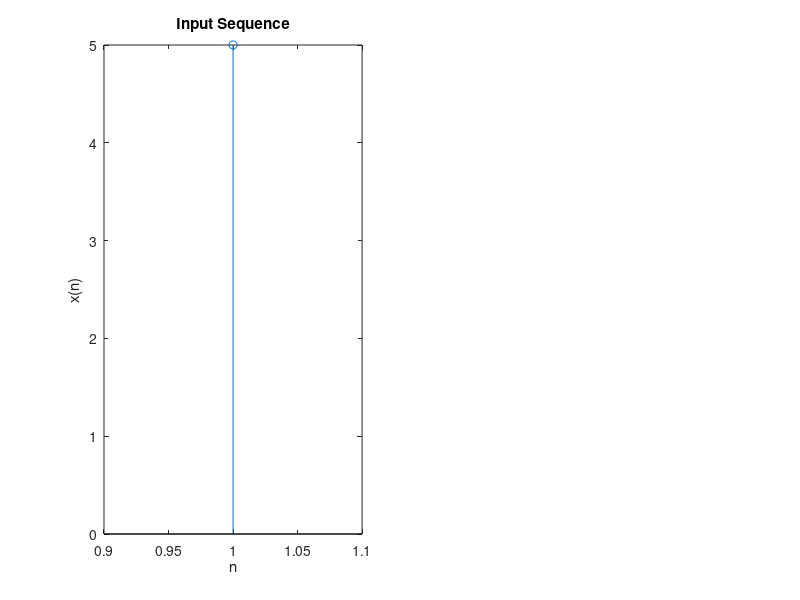

Recreate this plot in MATLAB. (Note: this script raises an error after producing the figure.)
clc;
clear;
close all;
x=input('Enter the sequence: ');
subplot(1,2,1);
stem(x);
xlabel('n');
ylabel('x(n)');
title('Input Sequence'); 

z=xcorr(x,x);

disp('Output of coorelation:');
disp(z);
subplot(1,2,2);
stem(z);
xlabel('n');
ylabel('x(n)');
title('Coorelated Sequence');